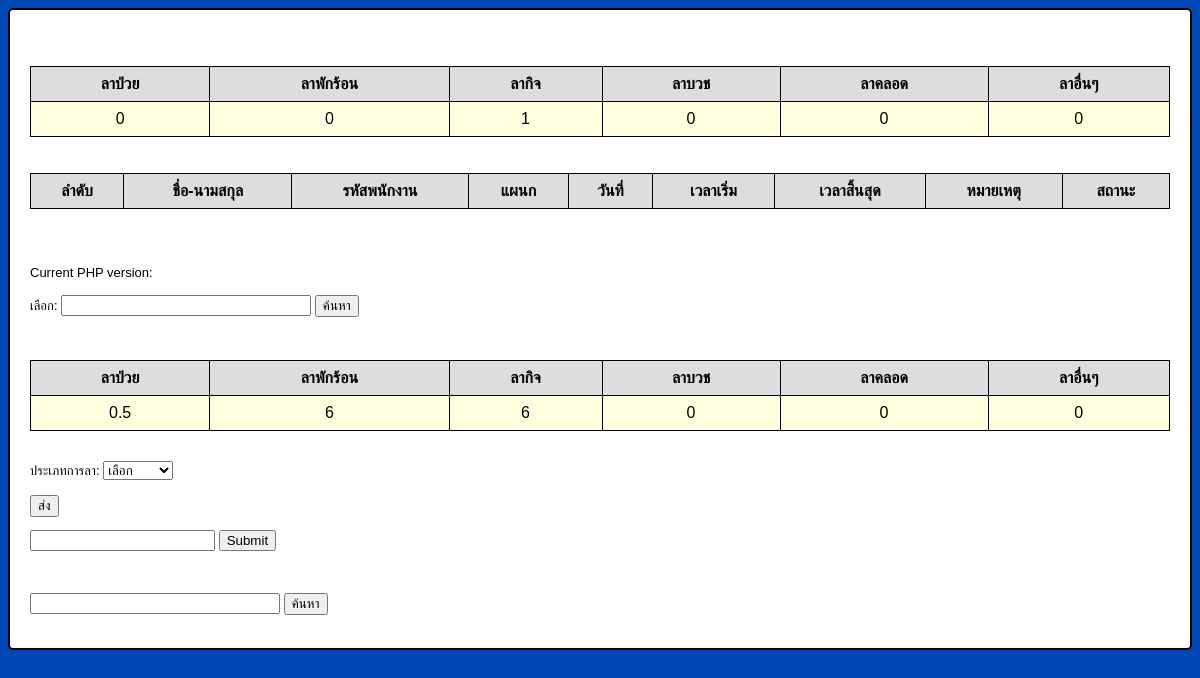
Screenshot of /PJ/menu_test.php with the database file from the repository.
### tables this page shows
CREATE TABLE `leave_number` (
  `id_leavenum` int(10) NOT NULL COMMENT 'รหัสจำนวนการลา',
  `prefix_em` varchar(100) DEFAULT NULL,
  `firstname_em` varchar(200) NOT NULL,
  `lastname_em` varchar(200) NOT NULL,
  `id_em` varchar(50) NOT NULL COMMENT 'รหัสประจำตัวพนักงาน',
  `department_em` varchar(200) NOT NULL,
  `vacation_leave` int(10) NOT NULL DEFAULT 0 COMMENT 'จำนวนลาพักร้อนที่ลาไป',
  `sick_leave` double NOT NULL DEFAULT 0 COMMENT 'จำนวนลาป่วยที่ลาไป',
  `business_leave` double NOT NULL DEFAULT 0 COMMENT 'จำนวนลากิจที่ลาไป',
  `ordination_leave` int(10) NOT NULL DEFAULT 0 COMMENT 'จำนวนลาบวชที่ลาไป',
  `maternity_leave` int(10) NOT NULL DEFAULT 0 COMMENT 'จำนวนลาคลอดที่ลาไป',
  `other_leave` int(10) NOT NULL DEFAULT 0 COMMENT 'จำนวนลาอื่นๆที่ลาไป'
);

### PJ/menu_test.php (the view, shortened to what this page needs)
<?php include("connect.php"); ?>
<!DOCTYPE html>
<html>
  <head>
<link rel="stylesheet" href="CSS/approvedecor.css">
<link rel="stylesheet" href="CSS/sidedecor.css">
</head>
<body>
  <article>
<br><br>
<table>
   <tr>
                        <th>ลาป่วย</th>
                        <th>ลาพักร้อน</th>
                        <th>ลากิจ</th>
                        <th>ลาบวช</th>
                        <th>ลาคลอด</th>
                        <th>ลาอื่นๆ</th>
                    </tr>
             <?php
             $a="000090";
               $stmt=$pdo->prepare("SELECT * FROM leave_number where id_em=? ");
               $stmt->bindParam(1,$a);
               $stmt->execute();
               while($row=$stmt->fetch()):
               ?>
                    <tr>
                       <td><?php echo $row["sick_leave"]; ?> </td>
                       <td><?php echo $row["vacation_leave"]; ?> </td>
                       <td><?php echo $row["business_leave"]; ?> </td>
                       <td><?php echo $row["ordination_leave"]; ?> </td>
                       <td><?php echo $row["maternity_leave"]; ?> </td>
                       <td><?php echo $row["other_leave"]; ?> </td>
                      </tr>
                <?php endwhile; ?>
                   </table>
<br><br>
                   <font size="2" face="Arial">
                <table>
                    <tr>
                        <th>ลำดับ</th>
                        <th>ชื่อ-นามสกุล</th>
                        <th>รหัสพนักงาน</th>
                        <th>แผนก</th>
                        <th>วันที่</th>
                        <th>เวลาเริ่ม</th>
                        <th>เวลาสิ้นสุด</th>
                        <th>หมายเหตุ</th>
                        <th>สถานะ</th>
                    </tr>
                </table>
<br>
                <p> phpinfo()</p>
                <?php
echo 'Current PHP version: ' ;
?>
<br><br>
<form>
  <label for="emp">เลือก:</label>
  <input list="emp" for="emp" id="search">
<input type="submit" value="ค้นหา">
               </form>
<br><br>
<table>
   <tr>
                        <th>ลาป่วย</th>
                        <th>ลาพักร้อน</th>
                        <th>ลากิจ</th>
                        <th>ลาบวช</th>
                        <th>ลาคลอด</th>
                        <th>ลาอื่นๆ</th>
                    </tr>
             <?php
                $a="000152";
               $stmt=$pdo->prepare("SELECT * FROM leave_number WHERE id_em=?" );
               $stmt->bindParam(1,$a);
               $stmt->execute();
               while($row=$stmt->fetch()):
               ?>
                    <tr>
                       <td id="sick"><?php echo $row["sick_leave"]; ?> </td>
                       <td id="vacation"><?php echo $row["vacation_leave"]; ?> </td>
                       <td id="business"><?php echo $row["business_leave"]; ?> </td>
                       <td id= "ordination"><?php echo $row["ordination_leave"]; ?> </td>
                       <td id= "maternity"><?php echo $row["maternity_leave"]; ?> </td>
                       <td id="other"><?php echo $row["other_leave"]; ?> </td>
                      </tr>
                <?php endwhile; ?>
                   </table>
                   <br><br>
                   <form action="leaveday.php" method="post" onsubmit="return checking()">
                   <label for="pack">ประเภทการลา:</label>
     <select id="pack" name="pack" required>
         <option value="select">เลือก</option>
     </select>
          <br><br>
                   <input type="submit" class="button" value="ส่ง" >
               </form>
               <form action="demo_form.asp" method="get">
  <input list="browsers" name="browser">
  <input type="submit">
</form>
<form class="search" method="POST">
    <div class="searchcontainer">
    <p>ค้นหาพนักงาน:<p>
    <div id="searchbox">
      <input type="text" name="search" id="search" size="42" autocomplete="off">
      <button class="bttn" type="submit">ค้นหา</button>
    </div>
</div>
  </form>
                </article>
</body>
</html>

### PJ/connect.php (shortened to what this page needs)
<html>
<html>
    <body>
    </body>
</html>
</html>

### PJ/CSS/approvedecor.css (style rules this page uses)
body { font-family: Arial, Helvetica, sans-serif; background-color: #0047b5; }
article { border-radius: 5px; margin: auto; border: 2px solid black; float: center; padding: 20px; width: auto; background-color: #FFFFFF; height: auto; }
table { font-family: arial, sans-serif; border: 1px solid black; border-collapse: collapse; background-color: lightyellow; text-size-adjust: 20%; width: 100%; }
td, th { border: 1px solid black; text-align: center; padding: 8px; }
th:nth-child(even), th:nth-child(odd) { background-color: #dddddd; }
p { color: #fff; }

### PJ/menu_test.php (style rules this page uses)
table { font-family: arial, sans-serif; border: 1px solid black; border-collapse: collapse; background-color: lightyellow; text-size-adjust: 20%; width: 100%; }
td, th { border: 1px solid black; text-align: center; padding: 8px; }
th:nth-child(even), th:nth-child(odd) { background-color: #dddddd; }
#search { width: 250px; }

### rows the page displays
leave_number: sick_leave "0", vacation_leave "0", business_leave "1", ordination_leave "0", maternity_leave "0", other_leave "0"
leave_number: sick_leave "0.5", vacation_leave "6", business_leave "6", ordination_leave "0", maternity_leave "0", other_leave "0"
